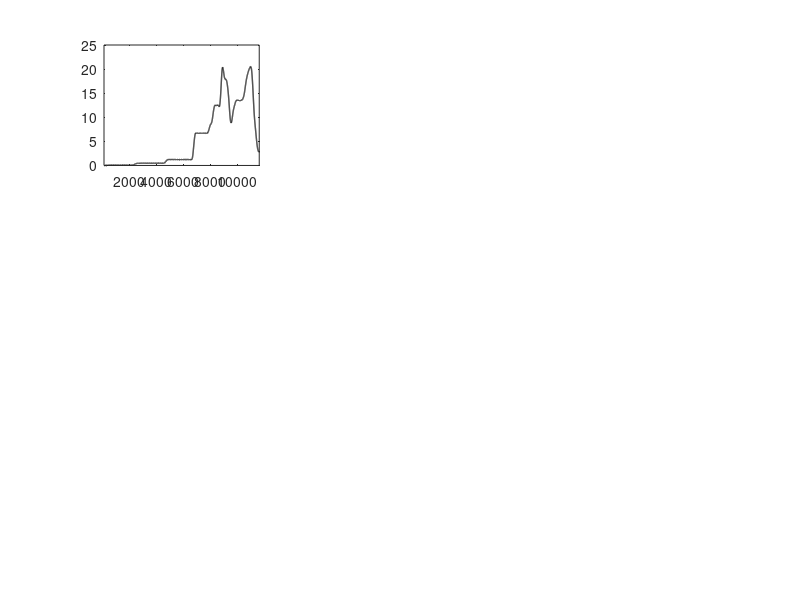

This chart was generated by the following MATLAB code: (Note: this script raises an error after producing the figure.)
%% PLOTS PAST, PRESENT & FUTURE RATES OF GLOBAL AND ANTARCTIC SEA LEVEL
% 
% This script produces Figure 1.
% 
% Sources:
%
% Holocene (total global mean sea level):
% Lambeck, K., Rouby, H., Purcell, A., Sun, Y., & Sambridge, M. (2014). Sea level and global ice volumes from the Last Glacial Maximum to the Holocene. Proceedings of the National Academy of Sciences, 111(43), 15296-15303.
% 
% 20th Century (total global mean sea level and Antarctic-specific
% contribution):
% Frederikse, T., Landerer, F., Caron, L., Adhikari, S., Parkes, D., Humphrey, V. W., ... & Wu, Y. H. (2020). The causes of sea-level rise since 1900. Nature, 584(7821), 393-397.
%
% Future projections until 2100 CE (showing only Antarctic-specific
% contribution):
% Edwards, T. L., Nowicki, S., Marzeion, B., Hock, R., Goelzer, H., Seroussi, H., ... & Zwinger, T. (2021). Projected land ice contributions to twenty-first-century sea level rise. Nature, 593(7857), 74-82.
%
%
% Created by Richard Selwyn Jones (Nov 2021)
%
%
%%

clear % Start fresh

addpath(genpath('..'))

% Load data
load Holocene_L14
load Historical_F20
load Future_E21


% Specify parameters for the figure
time_Hol = [100,11650];     % Time bounds for the Holocene (years ago, from 1950 CE)
time_C20 = [1908,2010];     % Time bounds for historical observations (years CE)
time_future = [2020,2100];  % Time bounds for future projections (years CE)
mmyr_lim = [0,25];          % Bounds for rate of change (y axis)
lwidth = 1;                 % Plotted linewidth
fsize = 7;                  % Font size


figure

% Holocene
ax1 = subplot(3,3,1);
plot(L14.time_a,L14.rate_m_mov100y*1000,'k-','linewidth',lwidth);
ylim(mmyr_lim);  xlim(time_Hol);
ax1.XDir='reverse'; ax1.YGrid='on';  box off; ax1.TickDir='both';
ylabel({'mm per year'});
xlabel('Years ago');
title('Holocene'); ax1.FontSize = fsize;

% Historical (20th Century)
ax2 = subplot(3,3,2);
plot(F20.time,F20.Rate.Obs_m*1000,'k-','linewidth',lwidth); hold on;
plot(F20.time,F20.Rate.Ant_m*1000,'r-','linewidth',lwidth);
ylim(mmyr_lim); xlim(time_C20);
xlabel('Years CE');
ax2.YTickLabel=[]; ax2.YGrid='on'; ax2.YColor='none'; box off; ax2.TickDir='both';
title('Historical');  ax2.FontSize = fsize;

% Projected (to 2100)
ax3 = subplot(3,3,3);
plot(E21.proj.years,E21.proj.Ant.Main2p6.rate_mean_30y*100,'r--','linewidth',lwidth); hold on;
plot(E21.proj.years,E21.proj.Ant.Main8p5.rate_mean_30y*100,'r-','linewidth',lwidth);
plot(E21.proj.years,E21.proj.Ant.Risk2p6.rate_mean_30y*100,'r--','linewidth',lwidth);
plot(E21.proj.years,E21.proj.Ant.Risk8p5.rate_mean_30y*100,'r-','linewidth',lwidth); hold off;
ylim(mmyr_lim); xlim(time_future);
xlabel('Years CE');
ax3.YTickLabel=[]; ax3.YGrid='on'; ax3.YColor='none'; box off; ax3.TickDir = 'both';
title('Future'); ax3.FontSize = fsize;

% Adjust plot positions
ax2_pos = ax2.Position; ax2_pos(1) = ax2_pos(1)-0.06; ax2.Position = ax2_pos;
ax3_pos = ax3.Position; ax3_pos(1) = ax3_pos(1)-0.12; ax3.Position = ax3_pos;
ax1_pos = ax1.Position; ax1_pos(4) = ax2_pos(4); ax1.Position = ax1_pos;

